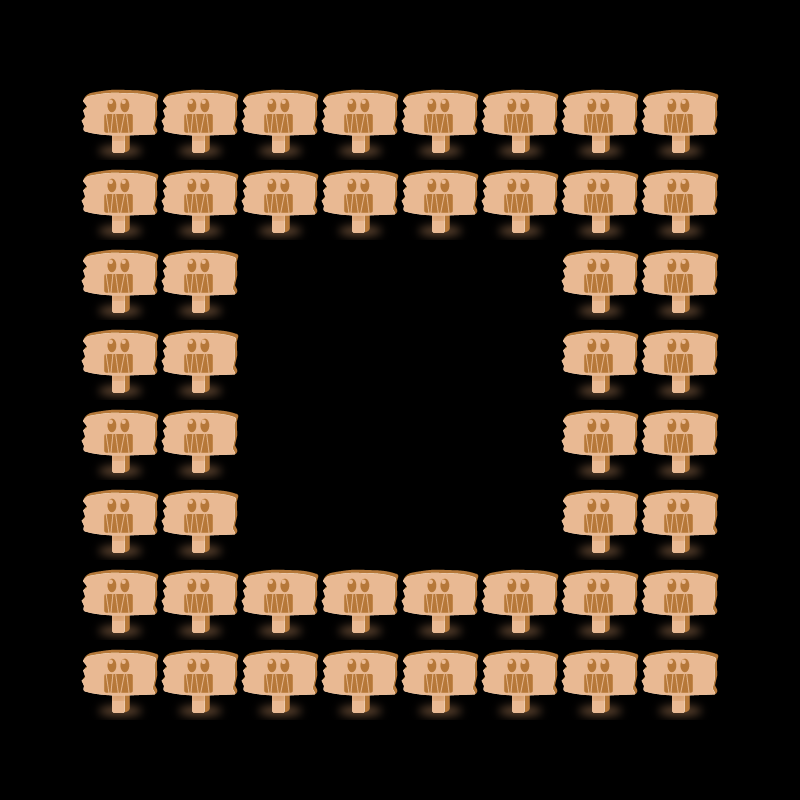

The image is a tile-based game level rendered from a .tmx file. Its description and source (layers, tilesets, objects; grid data summarised) follow:
An orthogonal 10x10 tile map with 80x80 px tiles, 1 tile layer (gamelayer).

<map version="1.0" orientation="orthogonal" width="10" height="10" tilewidth="80" tileheight="80">
 <tileset firstgid="1" name="LevelBlock" tilewidth="80" tileheight="80">
  <image source="LevelBlock.png" width="320" height="240" />
 </tileset>
 <layer name="gamelayer" width="10" height="10">
  <data>[100 cells, 48 non-empty, 1 distinct tile ids]</data>
 </layer>
</map>
